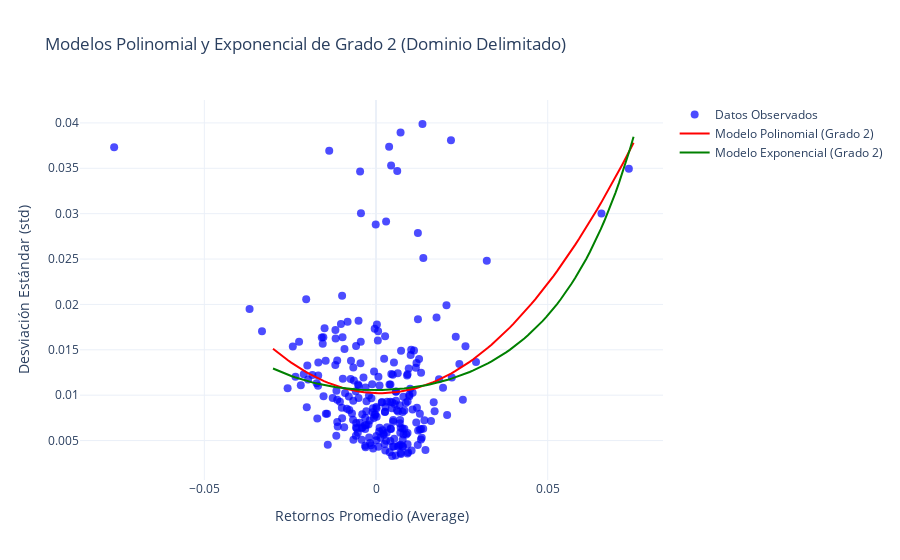

Write notebook code for a chart like this one.
### Code cell
import numpy as np
import pandas as pd
import yfinance as yf
from scipy.optimize import curve_fit
import plotly.graph_objects as go

# 1. Descargar datos históricos del activo
activo = "AAPL"  # Ticker del activo
periodo = "1y"
datos = yf.Ticker(activo).history(period=periodo)

# 2. Calcular los retornos promedio (Average) y la desviación estándar (std)
datos['Average'] = datos[['High', 'Low']].mean(axis=1).pct_change()
datos['std'] = datos['Average'].rolling(window=5).std()

# Eliminar valores NaN para los ajustes
datos.dropna(inplace=True)

# --- MODELO POLINOMIAL ---
# Ajustar un modelo polinomial de grado 2
X_poly = np.column_stack((datos['Average'], datos['Average']**2))  # [x, x^2]
X_poly = sm.add_constant(X_poly)  # Añadir intercepto
modelo_poly = sm.OLS(datos['std'], X_poly).fit()

# Coeficientes del modelo polinomial
alpha_poly = modelo_poly.params[0]
beta_1_poly = modelo_poly.params[1]
beta_2_poly = modelo_poly.params[2]

# Predicciones del modelo polinomial
datos['std_pred_poly'] = alpha_poly + beta_1_poly * datos['Average'] + beta_2_poly * datos['Average']**2

# --- MODELO EXPONENCIAL DE GRADO 2 ---
# Definir la función exponencial de grado 2
def modelo_exponencial_grado2(x, alpha, beta1, beta2):
    return alpha * np.exp(beta1 * x + beta2 * x**2)

# Ajustar el modelo exponencial de grado 2
popt, _ = curve_fit(modelo_exponencial_grado2, datos['Average'], datos['std'], maxfev=10000)
alpha_exp2, beta1_exp2, beta2_exp2 = popt

# Predicciones del modelo exponencial de grado 2
datos['std_pred_exp2'] = modelo_exponencial_grado2(datos['Average'], alpha_exp2, beta1_exp2, beta2_exp2)

# --- GRAFICAR LOS RESULTADOS ---
fig = go.Figure()

# Datos observados
fig.add_trace(go.Scatter(x=datos['Average'], y=datos['std'],
                         mode='markers', name='Datos Observados',
                         marker=dict(size=8, color='blue', opacity=0.7)))

# Línea del modelo polinomial en el dominio delimitado
x_vals = np.linspace(-0.03, 0.075, 100)  # Dominio delimitado
y_vals_poly = alpha_poly + beta_1_poly * x_vals + beta_2_poly * x_vals**2
fig.add_trace(go.Scatter(x=x_vals, y=y_vals_poly, mode='lines', name='Modelo Polinomial (Grado 2)',
                         line=dict(color='red')))

# Línea del modelo exponencial de grado 2 en el dominio delimitado
y_vals_exp2 = modelo_exponencial_grado2(x_vals, alpha_exp2, beta1_exp2, beta2_exp2)
fig.add_trace(go.Scatter(x=x_vals, y=y_vals_exp2, mode='lines', name='Modelo Exponencial (Grado 2)',
                         line=dict(color='green')))

# Configuración del gráfico
fig.update_layout(title="Modelos Polinomial y Exponencial de Grado 2 (Dominio Delimitado)",
                  xaxis_title="Retornos Promedio (Average)",
                  yaxis_title="Desviación Estándar (std)",
                  template="plotly_white")

fig.show()

# --- RESULTADOS ---
print("Resultados del Modelo Polinomial:")
print(f"Intercepto (α): {alpha_poly:.4f}")
print(f"Coeficiente Lineal (β1): {beta_1_poly:.4f}")
print(f"Coeficiente Cuadrático (β2): {beta_2_poly:.4f}")
print(f"Resumen del Modelo Polinomial:\n{modelo_poly.summary()}")

print("\nResultados del Modelo Exponencial (Grado 2):")
print(f"Intercepto (α): {alpha_exp2:.4f}")
print(f"Coeficiente Lineal (β1): {beta1_exp2:.4f}")
print(f"Coeficiente Cuadrático (β2): {beta2_exp2:.4f}")

### Figure 1 — Plotly figure (JSON) as saved in the notebook; plotly's stock layout.template omitted (floating-point values rounded to 4 significant figures; data arrays with more than 128 entries replaced by an {"elided": "..."} marker saying what was removed)
{"data": [{"marker": {"color": "blue", "opacity": 0.7, "size": 8}, "mode": "markers", "name": "Datos Observados", "type": "scatter", "x": {"elided": "246 float values"}, "y": {"elided": "246 float values"}}, {"line": {"color": "red"}, "mode": "lines", "name": "Modelo Polinomial (Grado 2)", "type": "scatter", "x": [-0.03, -0.02894, -0.02788, -0.02682, -0.02576, -0.0247, -0.02364, -0.02258, -0.02152, -0.02045, -0.01939, -0.01833, -0.01727, -0.01621, -0.01515, -0.01409, -0.01303, -0.01197, -0.01091, -0.009848, -0.008788, -0.007727, -0.006667, -0.005606, -0.004545, -0.003485, -0.002424, -0.001364, -0.000303, 0.0007576, 0.001818, 0.002879, 0.003939, 0.005, 0.006061, 0.007121, 0.008182, 0.009242, 0.0103, 0.01136, 0.01242, 0.01348, 0.01455, 0.01561, 0.01667, 0.01773, 0.01879, 0.01985, 0.02091, 0.02197, 0.02303, 0.02409, 0.02515, 0.02621, 0.02727, 0.02833, 0.02939, 0.03045, 0.03152, 0.03258, 0.03364, 0.0347, 0.03576, 0.03682, 0.03788, 0.03894, 0.04, 0.04106, 0.04212, 0.04318, 0.04424, 0.0453, 0.04636, 0.04742, 0.04848, 0.04955, 0.05061, 0.05167, 0.05273, 0.05379, 0.05485, 0.05591, 0.05697, 0.05803, 0.05909, 0.06015, 0.06121, 0.06227, 0.06333, 0.06439, 0.06545, 0.06652, 0.06758, 0.06864, 0.0697, 0.07076, 0.07182, 0.07288, 0.07394, 0.075], "y": [0.01512, 0.01479, 0.01447, 0.01417, 0.01387, 0.01359, 0.01332, 0.01306, 0.01281, 0.01257, 0.01235, 0.01213, 0.01193, 0.01174, 0.01156, 0.01139, 0.01123, 0.01108, 0.01095, 0.01083, 0.01071, 0.01061, 0.01052, 0.01045, 0.01038, 0.01032, 0.01028, 0.01025, 0.01023, 0.01022, 0.01022, 0.01023, 0.01026, 0.01029, 0.01034, 0.0104, 0.01047, 0.01055, 0.01064, 0.01075, 0.01086, 0.01099, 0.01113, 0.01128, 0.01144, 0.01161, 0.01179, 0.01199, 0.01219, 0.01241, 0.01264, 0.01288, 0.01313, 0.0134, 0.01367, 0.01396, 0.01425, 0.01456, 0.01488, 0.01522, 0.01556, 0.01591, 0.01628, 0.01666, 0.01704, 0.01744, 0.01785, 0.01828, 0.01871, 0.01916, 0.01961, 0.02008, 0.02056, 0.02105, 0.02155, 0.02207, 0.02259, 0.02313, 0.02368, 0.02424, 0.02481, 0.02539, 0.02598, 0.02659, 0.0272, 0.02783, 0.02847, 0.02912, 0.02978, 0.03045, 0.03114, 0.03183, 0.03254, 0.03326, 0.03399, 0.03473, 0.03548, 0.03624, 0.03702, 0.03781]}, {"line": {"color": "green"}, "mode": "lines", "name": "Modelo Exponencial (Grado 2)", "type": "scatter", "x": [-0.03, -0.02894, -0.02788, -0.02682, -0.02576, -0.0247, -0.02364, -0.02258, -0.02152, -0.02045, -0.01939, -0.01833, -0.01727, -0.01621, -0.01515, -0.01409, -0.01303, -0.01197, -0.01091, -0.009848, -0.008788, -0.007727, -0.006667, -0.005606, -0.004545, -0.003485, -0.002424, -0.001364, -0.000303, 0.0007576, 0.001818, 0.002879, 0.003939, 0.005, 0.006061, 0.007121, 0.008182, 0.009242, 0.0103, 0.01136, 0.01242, 0.01348, 0.01455, 0.01561, 0.01667, 0.01773, 0.01879, 0.01985, 0.02091, 0.02197, 0.02303, 0.02409, 0.02515, 0.02621, 0.02727, 0.02833, 0.02939, 0.03045, 0.03152, 0.03258, 0.03364, 0.0347, 0.03576, 0.03682, 0.03788, 0.03894, 0.04, 0.04106, 0.04212, 0.04318, 0.04424, 0.0453, 0.04636, 0.04742, 0.04848, 0.04955, 0.05061, 0.05167, 0.05273, 0.05379, 0.05485, 0.05591, 0.05697, 0.05803, 0.05909, 0.06015, 0.06121, 0.06227, 0.06333, 0.06439, 0.06545, 0.06652, 0.06758, 0.06864, 0.0697, 0.07076, 0.07182, 0.07288, 0.07394, 0.075], "y": [0.01294, 0.01275, 0.01258, 0.01242, 0.01226, 0.01211, 0.01197, 0.01184, 0.01172, 0.0116, 0.01149, 0.01139, 0.01129, 0.0112, 0.01112, 0.01104, 0.01097, 0.0109, 0.01084, 0.01079, 0.01074, 0.0107, 0.01067, 0.01063, 0.01061, 0.01059, 0.01058, 0.01057, 0.01056, 0.01057, 0.01057, 0.01059, 0.01061, 0.01063, 0.01066, 0.0107, 0.01074, 0.01078, 0.01084, 0.01089, 0.01096, 0.01103, 0.0111, 0.01119, 0.01128, 0.01137, 0.01147, 0.01158, 0.0117, 0.01182, 0.01195, 0.01209, 0.01224, 0.01239, 0.01256, 0.01273, 0.01291, 0.0131, 0.0133, 0.01351, 0.01373, 0.01396, 0.0142, 0.01445, 0.01472, 0.015, 0.01529, 0.01559, 0.01591, 0.01624, 0.01659, 0.01696, 0.01734, 0.01774, 0.01816, 0.0186, 0.01906, 0.01954, 0.02004, 0.02057, 0.02112, 0.0217, 0.0223, 0.02293, 0.02359, 0.02429, 0.02502, 0.02578, 0.02658, 0.02742, 0.02829, 0.02922, 0.03019, 0.0312, 0.03227, 0.03339, 0.03457, 0.0358, 0.0371, 0.03847]}], "layout": {"title": {"text": "Modelos Polinomial y Exponencial de Grado 2 (Dominio Delimitado)"}, "xaxis": {"title": {"text": "Retornos Promedio (Average)"}}, "yaxis": {"title": {"text": "Desviación Estándar (std)"}}}}
